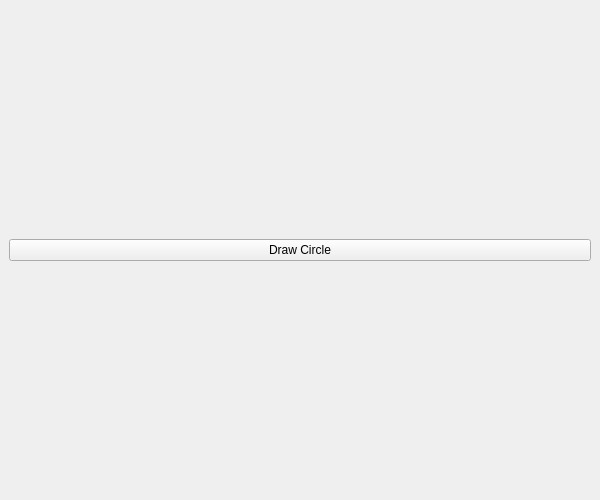
<?xml version="1.0" encoding="UTF-8"?>
<ui version="4.0">
 <class>MainWindow</class>
 <widget class="QMainWindow" name="MainWindow">
  <property name="geometry">
   <rect>
    <x>0</x>
    <y>0</y>
    <width>600</width>
    <height>500</height>
   </rect>
  </property>
  <property name="windowTitle">
   <string>Circle Drawer</string>
  </property>
  <widget class="QWidget" name="centralwidget">
   <layout class="QVBoxLayout" name="verticalLayout">
    <item>
     <widget class="QPushButton" name="drawButton">
      <property name="text">
       <string>Draw Circle</string>
      </property>
     </widget>
    </item>
   </layout>
  </widget>
 </widget>
 <resources/>
 <connections/>
</ui>
